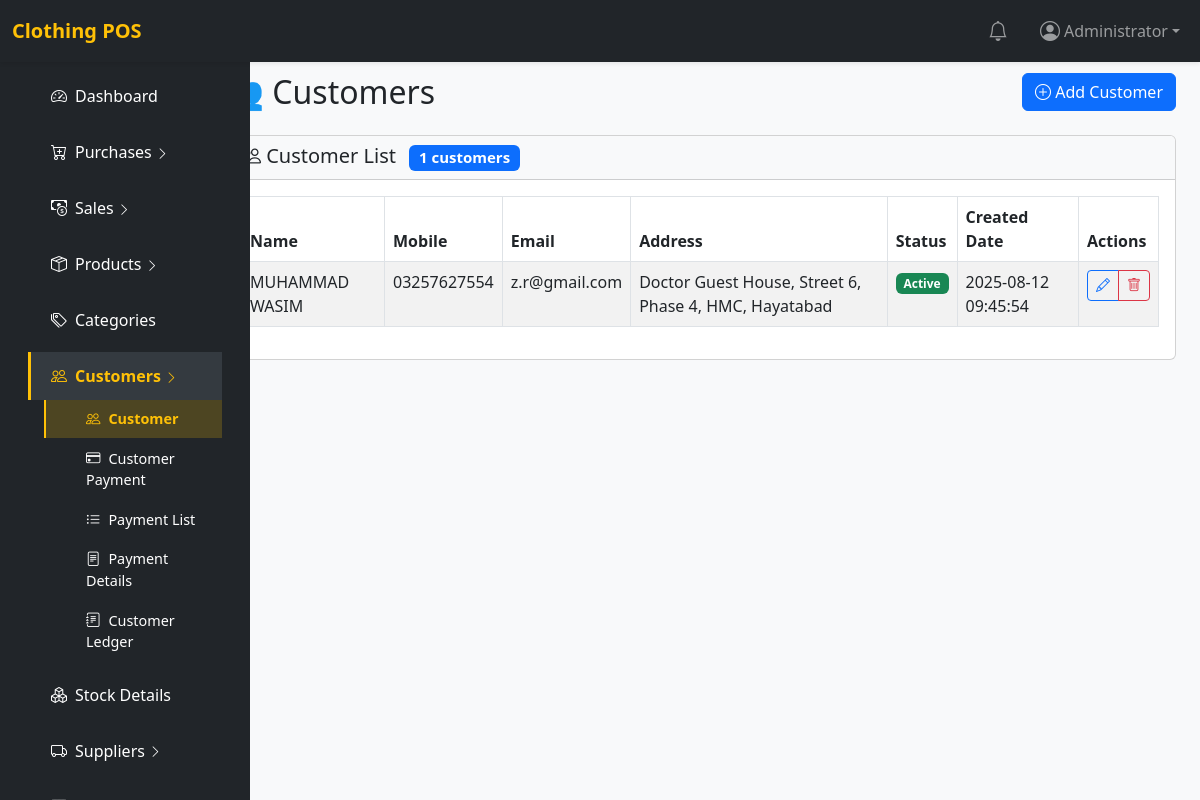
The app's page /customers.php?error=invalid_customer (signed in), older data.
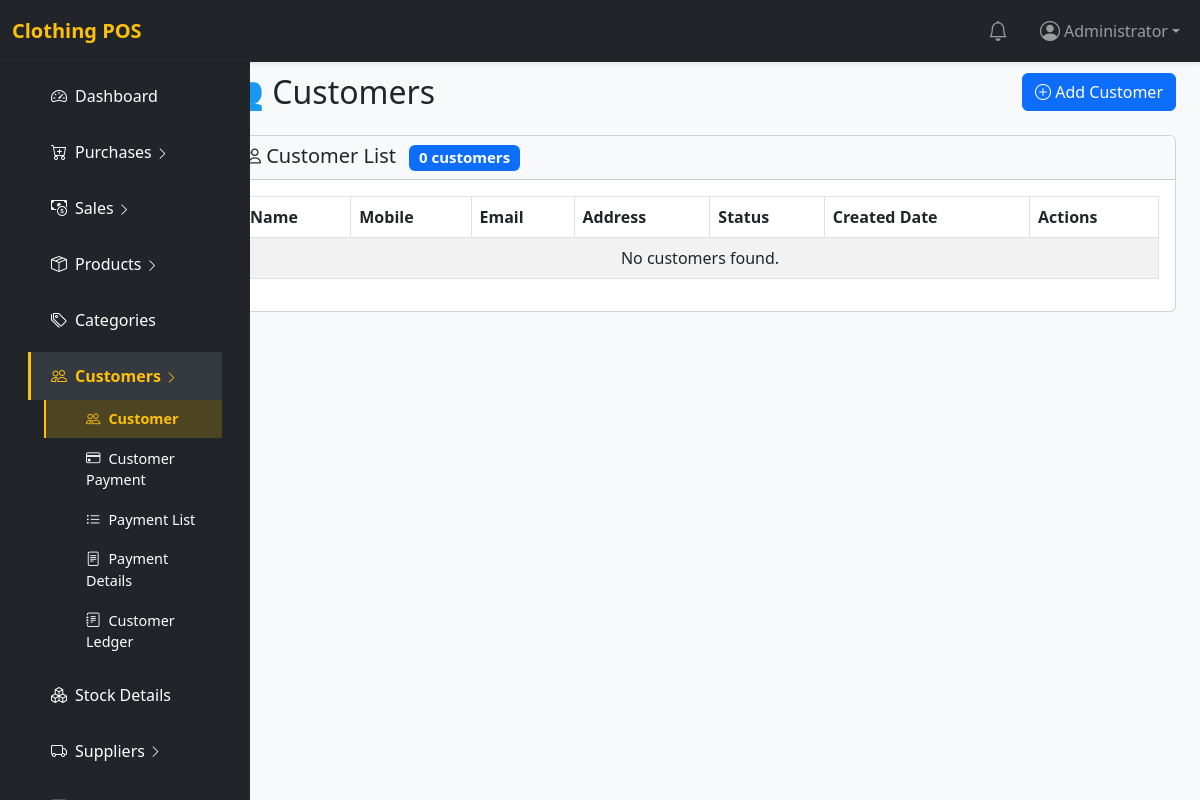
The same page, newer data.
### tables this page shows
CREATE TABLE `customer` (
  `id` int(11) NOT NULL,
  `name` varchar(100) DEFAULT NULL,
  `address` varchar(255) NOT NULL,
  `mobile` varchar(30) NOT NULL,
  `email` varchar(100) NOT NULL,
  `opening_balance` decimal(15,2) NOT NULL DEFAULT 0.00,
  `status` tinyint(1) NOT NULL DEFAULT 1,
  `created_at` timestamp NOT NULL DEFAULT current_timestamp()
);

### customers.php (the view, shortened to what this page needs)
<?php
require_once 'includes/config.php';
$customers = $pdo->query("SELECT * FROM customer ORDER BY name")->fetchAll(PDO::FETCH_ASSOC);
include 'includes/header.php';
?>
<div class="container-fluid">
    <div class="row">
        <?php include 'includes/sidebar.php'; ?>
        <main class="col-md-10 ms-sm-auto px-4 py-5" style="margin-top: 25px;">
            <div class="d-flex justify-content-between align-items-center mb-4">
                <h2 class="mb-0">👥 Customers</h2>
                <div class="btn-toolbar">
                    <button type="button" class="btn btn-primary" onclick="openCustomerModal()">
                        <i class="bi bi-plus-circle"></i> Add Customer
                    </button>
                </div>
            </div>
            <div class="card">
                <div class="card-header bg-light">
                    <h5 class="mb-0">
                        <i class="bi bi-people"></i> Customer List
                        <span class="badge bg-primary ms-2"><?= count($customers) ?> customers</span>
                    </h5>
                </div>
                <div class="card-body table-responsive">
                    <table class="table table-bordered table-striped">
                        <thead>
                            <tr>
                                <th>Name</th>
                                <th>Mobile</th>
                                <th>Email</th>
                                <th>Address</th>
                                <th>Status</th>
                                <th>Created Date</th>
                                <th>Actions</th>
                            </tr>
                        </thead>
                        <tbody>
                            <?php foreach ($customers as $customer): ?>
                                <tr>
                                    <td><?= htmlspecialchars($customer['name']) ?></td>
                                    <td><?= htmlspecialchars($customer['mobile']) ?></td>
                                    <td><?= htmlspecialchars($customer['email']) ?></td>
                                    <td><?= htmlspecialchars($customer['address']) ?></td>
                                    <td>
                                        <?php if ($customer['status']): ?>
                                            <span class="badge bg-success">Active</span>
                                        <?php else: ?>
                                            <span class="badge bg-secondary">Inactive</span>
                                        <?php endif; ?>
                                    </td>
                                    <td><?= htmlspecialchars($customer['created_at']) ?></td>
                                    <td>
                                        <div class="btn-group btn-group-sm" role="group">
                                            <a href="javascript:void(0)" onclick="editCustomer(<?= $customer['id'] ?>, '<?= htmlspecialchars($customer['name']) ?>', '<?= htmlspecialchars($customer['mobile']) ?>', '<?= htmlspecialchars($customer['email']) ?>', '<?= htmlspecialchars($customer['address']) ?>', <?= $customer['opening_balance'] ?>, <?= $customer['status'] ?>)" class="btn btn-outline-primary" title="Edit Customer">
                                                <i class="bi bi-pencil"></i>
                                            </a>
                                            <a href="customers.php?delete=<?= $customer['id'] ?>" class="btn btn-outline-danger" title="Delete Customer"
                                               onclick="return confirm('Are you sure you want to delete this customer?')">
                                                <i class="bi bi-trash"></i>
                                            </a>
                                        </div>
                                    </td>
                                </tr>
                            <?php endforeach; ?>
                            <?php if (empty($customers)): ?>
                                <tr><td colspan="7" class="text-center">No customers found.</td></tr>
                            <?php endif; ?>
                        </tbody>
                    </table>
                </div>
            </div>
        </main>
    </div>
</div>
<?php include 'includes/footer.php'; ?>

Row changes from the older to the newer data that the page shows:
removed customer: name "MUHAMMAD WASIM", mobile "03257627554", email "z.r@gmail.com", address "Doctor Guest House, Street 6, Phase 4, HMC, Hayatabad", status "Active", created_at "2025-08-12 09:45:54"
Text that changed along with them:
count($customers): "1" → "0"
text now shown: "No customers found."
